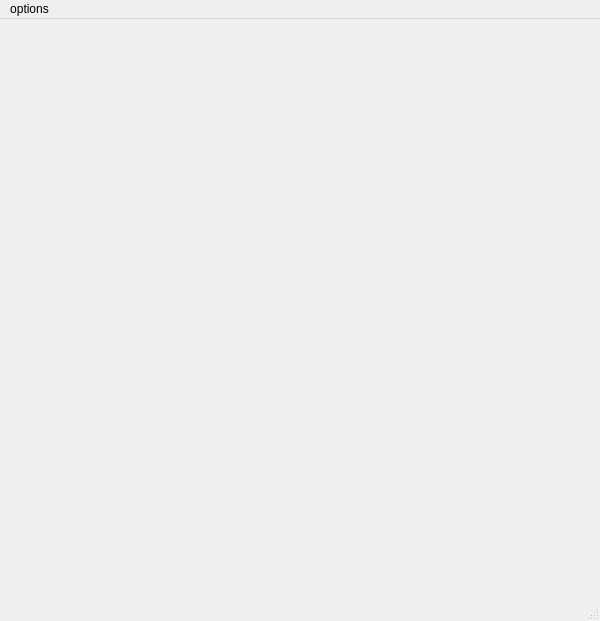
<?xml version="1.0" encoding="UTF-8"?>
<ui version="4.0">
 <class>MainWindow</class>
 <widget class="QMainWindow" name="MainWindow">
  <property name="geometry">
   <rect>
    <x>0</x>
    <y>0</y>
    <width>600</width>
    <height>621</height>
   </rect>
  </property>
  <property name="windowTitle">
   <string>MainWindow</string>
  </property>
  <widget class="QWidget" name="centralwidget"/>
  <widget class="QMenuBar" name="menubar">
   <property name="geometry">
    <rect>
     <x>0</x>
     <y>0</y>
     <width>600</width>
     <height>21</height>
    </rect>
   </property>
   <widget class="QMenu" name="menuoptions">
    <property name="title">
     <string>options</string>
    </property>
    <addaction name="actionopen"/>
   </widget>
   <addaction name="menuoptions"/>
  </widget>
  <widget class="QStatusBar" name="statusbar"/>
  <action name="actionopen">
   <property name="text">
    <string>open</string>
   </property>
  </action>
 </widget>
 <resources/>
 <connections/>
</ui>
